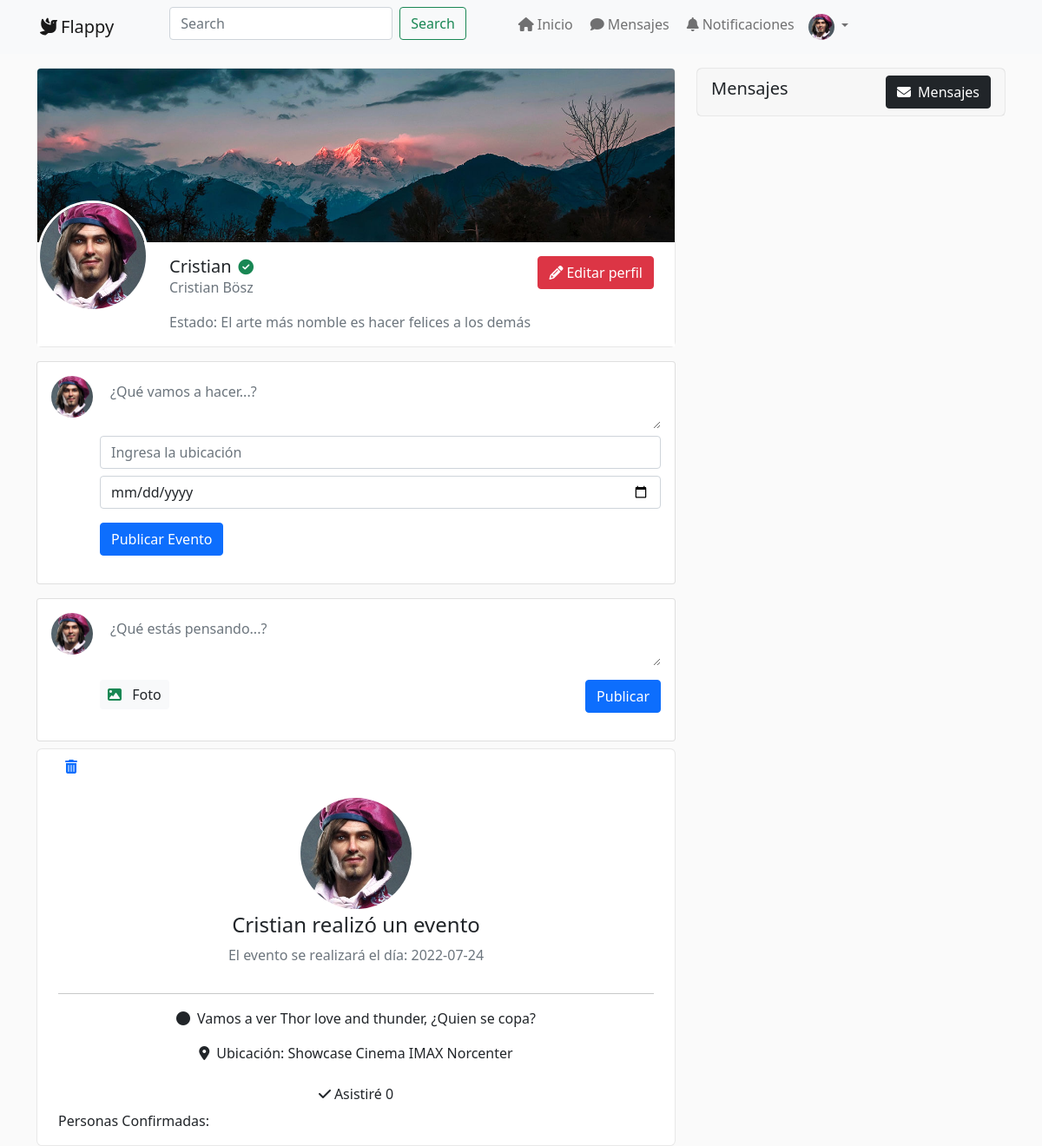
Page /perfil/Cristian (signed in) on the earlier database version.
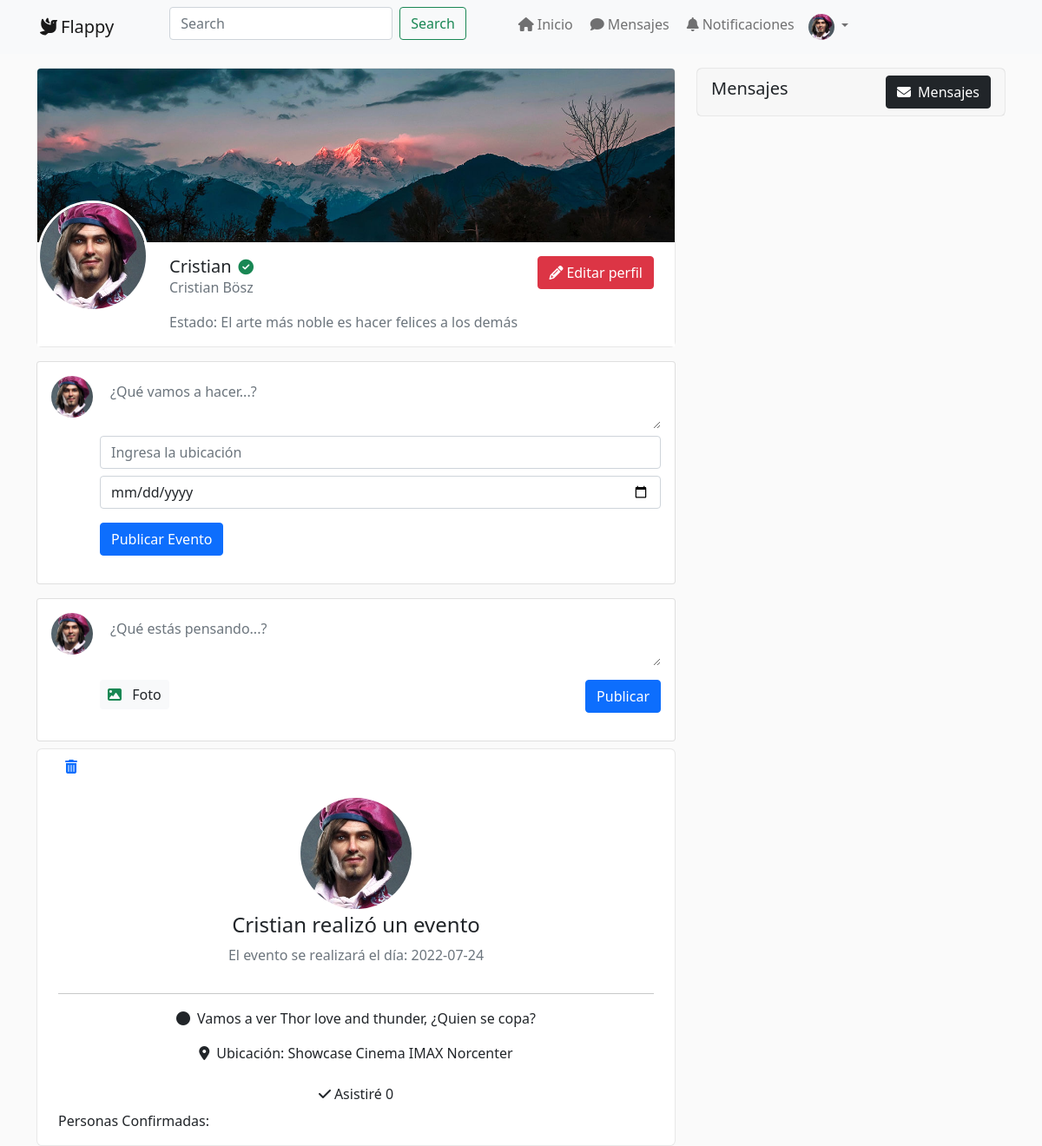
Same page on the later database version.
### tables this page shows
CREATE TABLE IF NOT EXISTS perfil (
  perfil_id INT UNSIGNED NOT NULL AUTO_INCREMENT PRIMARY KEY,
  nombreCompleto VARCHAR(100) NOT NULL,
  fotoPerfil VARCHAR(250) NOT NULL,
  estado VARCHAR(250) NOT NULL,
  usuario_id_fk INT UNSIGNED NOT NULL,
    FOREIGN KEY (usuario_id_fk) REFERENCES usuarios (usuario_id) ON DELETE NO ACTION  ON UPDATE NO ACTION
);

### app/classes/Core.php (called while the page is built, shortened)
<?php
class Core
{
    protected $currentMethod = "index";
    public function __construct()
    {
        $url = $this->getURL();
        if(file_exists("../app/controllers/" . ucwords($url[0]) . ".php")) {
            unset($url[0]);
        }
        $this->currentController = new $this->currentController;
        $this->parameters = $url ? array_values($url) : [];
        call_user_func_array([$this->currentController , $this->currentMethod] , $this->parameters);
    }
    public function getURL() {
        if(isset($_GET["url"])) {
            $url = trim($_GET["url"] , "/");
            $url = filter_var($url , FILTER_SANITIZE_URL);
            $url = explode("/" , $url);
            return $url;
        }
    }
}

### public/index.php (called while the page is built, shortened)
<?php
$init = new Core;

### app/classes/Base.php (called while the page is built, shortened)
<?php
class Base
{
    protected $dbhost = DB_HOST;
    protected $dbname = DB_NAME;
    protected $dbuser = DB_USER;
    protected $dbpass = DB_PASSWORD;
    private $cnx;
    private $stmt;
    public function __construct()
    {
        $dbh = "mysql:host=" . $this->dbhost . ";dbname=" . $this->dbname;
        $options = [
            PDO::ATTR_ERRMODE => true,
            PDO::ATTR_ERRMODE => PDO::ERRMODE_EXCEPTION
        ];
        try {
            $this->cnx = new PDO($dbh, $this->dbuser, $this->dbpass, $options);
            $this->cnx->exec("set names utf8mb4");
        } catch (PDOException $e) {
            $this->error = $e->getMessage();
            echo $this->error;
        }
    }
    public function query($sql)
    {
        return $this->stmt = $this->cnx->prepare($sql);
    }
    public function execute()
    {
        return $this->stmt->execute();
    }
    public function bind($param, $value, $type = null)
    {
        if (is_null($type)) {
            switch (true) {
                default:
                    $type = PDO::PARAM_STR;
                    break;
            }
        }
        return $this->stmt->bindValue($param, $value, $type);
    }
    public function register()
    {
        $this->execute();
        return $this->stmt->fetch(PDO::FETCH_OBJ);
    }
    public function registers()
    {
        $this->execute();
        return $this->stmt->fetchAll(PDO::FETCH_OBJ);
    }
}

### app/model/usuario.php (called while the page is built, shortened)
<?php
class usuario
{
    private $db;
    public function __construct()
    {
        $this->db = new Base;
    }
    public function getUsuario($usuario){
        $this->db->query('SELECT * FROM usuarios WHERE username = :user');
        $this->db->bind(':user', $usuario);
        return $this->db->register();
    }
    public function getPerfil($usuario_id){
        $this->db->query('SELECT * FROM perfil WHERE usuario_id_fk = :id');
        $this->db->bind(':id', $usuario_id);
        return $this->db->register();
    }
    public function getPublicacionesUser($usuario_id) {
        $this->db->query('SELECT P.publicacion_id, P.contenidoPublicacion, P.fotoPublicacion, P.fechaPublicacion, P.num_likes, U.username, U.usuario_id, Per.fotoPerfil
                          FROM publicaciones P
                          INNER JOIN usuarios U ON U.usuario_id = P.usuario_id_fk
                          INNER JOIN perfil Per ON Per.usuario_id_fk = P.usuario_id_fk
                          WHERE P.usuario_id_fk = :id');
        $this->db->bind(':id', $usuario_id);
        return $this->db->registers();
    }
    public function getEventosUser($usuario_id) {
        $this->db->query('SELECT E.evento_id, E.contenidoEvento, E.diaEvento, E.ubicacion, E.num_asistencia, U.username, U.usuario_id, Per.fotoPerfil
                          FROM eventos E
                          INNER JOIN usuarios U ON U.usuario_id = E.usuario_id_fk
                          INNER JOIN perfil Per ON Per.usuario_id_fk = E.usuario_id_fk
                          WHERE E.usuario_id_fk = :id');
        $this->db->bind(':id', $usuario_id);
        return $this->db->registers();
    }
}

### app/view/custom/eventosUsuario.php (the view, shortened to what the changed rows need)
<?php foreach($datos['eventosUser'] as $datosEventos): ?>
    <div class="cardP mt-2 container">
        <?php if ($datosEventos->usuario_id == $_SESSION['logueado']):?>
            <div class="p-2">
                <a href="<?php echo URL_PROJECT ?>/eventos/eliminar/<?php echo $datosEventos->evento_id?>"><i class="fa-solid fa-trash-can"></i></a>
            </div>
        <?php endif ?>
        <div class="text-center pt-3">
            <img src="<?php echo URL_PROJECT . '/' . $datosEventos->fotoPerfil?>" alt="Foto del usuario" class="img-fluid avatar avatar-xxl rounded-circle">
            <h2 class="mt-1 h4"><?=$datosEventos->username ?> realizó un evento</h2>
            <p class="text-muted">El evento se realizará el día: <?=$datosEventos->diaEvento ?></p>
        </div>
        <hr>
        <div class="text-center">
            <p><i class="fa-solid fa-circle me-2"></i><?=$datosEventos->contenidoEvento ?></p>
            <p><i class="fa-solid fa-location-dot me-2"></i>Ubicación: <?=$datosEventos->ubicacion ?></p>
            <div class="text-center">
                <a href="<?php echo URL_PROJECT ?>/eventos/asistir/<?php echo $datosEventos->evento_id . '/' . $_SESSION['logueado'] . '/' . $datosEventos->usuario_id?>"
                    class="btn
                        <?php foreach ($datos['misAsistencias'] as $misAsistUser) {
                            if ($misAsistUser->evento_id_fk == $datosEventos->evento_id) {
                                echo "btn-primary";
                            }
                        }?>">
                    <i class="fa-solid fa-check pe-1"></i>Asistiré <?php echo $datosEventos->num_asistencia  ?>
                    </a>
            </div>
        </div>
        <div>
            <p>Personas Confirmadas:</p>
        </div>
    </div>
<?php endforeach ?>

### app/view/custom/navbar.php (shortened to what the changed rows need)
<nav class="navbar navbar-expand-lg navbar-light bg-light">
  <div class="container">
    <a class="navbar-brand" href="<?php echo URL_PROJECT?>/home"><i class="fa-solid fa-dove mx-1"></i>Flappy</a>
    <div class="collapse navbar-collapse align-items-start" id="navbarSupportedContent">
        <form action="<?= URL_PROJECT ?>/home/buscar" method="POST"  class="d-flex mx-5">
        <input class="form-control me-2" type="search" name="buscar" placeholder="Search" aria-label="Search">
        <button class="btn btn-outline-success" type="submit">Search</button>
      </form>
      <ul class="navbar-nav me-auto mb-2 mb-lg-0 ">
        <li class="nav-item">
          <a class="nav-link" aria-current="page" href="<?php echo URL_PROJECT?>/home">
          <i class="fa-solid fa-house mx-1"></i>Inicio</a>
        </li>
        <li class="nav-item">
          <a class="nav-link" href="<?= URL_PROJECT ?>/mensajes"><i class="fa-solid fa-comment mx-1"></i>Mensajes</a>
        </li>
        <li class="nav-item">
          <a class="nav-link" href="<?= URL_PROJECT ?>/notificaciones"><i class="fa-solid fa-bell mx-1"></i>Notificaciones
        </a>
        </li>
        <li class="nav-item dropdown">
          <a class="nav-link dropdown-toggle" href="#" id="navbarDropdown" role="button" data-bs-toggle="dropdown" aria-expanded="false">
          <img class="rounded-circle img-perfil-nav" src="<?php echo URL_PROJECT . '/' . $datos['perfil']->fotoPerfil?>" alt="foto de perfil de <?= $datos['perfil']->nombreCompleto?>"/>
          </a>
        </li>
      </ul>
    </div>
  </div>
</nav>

### app/view/pages/perfil/perfil.php (shortened to what the changed rows need)
<?php
include_once URL_APP . '/view/custom/header.php';
include_once URL_APP . '/view/custom/navbar.php';
?>
<div class="container mt-3">
    <div class="row">
        <div class="col-lg-8 vstack gap-4">
            <div class="cardP">
            <div class="altoP rounded-top bg-profile"></div>
            <div class="d-sm-flex align-items-start text-center text-sm-start fondo">
                <div>
                    <div class="avatar avatar-xxl mt-n5 mb-3">
                        <img src="<?php echo URL_PROJECT . '/' . $datos['perfil']->fotoPerfil?>" alt="imgPerfil" class="avatar-img rounded-circle border border-white border-3">
                    </div>
                </div>
                <div class="ms-sm-4 mt-sm-3">
                    <h1 class="mb-0 h5"><?= $datos['usuario']->username?><i class="fa-solid fa-circle-check text-success small ms-2"></i></h1>
                    <p class="text-muted"><?= $datos['perfil']->nombreCompleto?></p>
                    <p class="text-muted">Estado: <?= $datos['perfil']->estado?></p>
                </div>
                <div class="d-flex mt-3 justify-content-center ms-sm-auto">
                <?php if ($datos['usuario']->usuario_id == $_SESSION['logueado']) : ?>
                  <button
                  class="btn btn-danger me-4"
                  type="button" data-bs-toggle="modal"
                  data-bs-target="#exampleModal"><i class="fa-solid fa-pencil pe-1"></i>Editar perfil
                </button>
                <?php endif ?>
                </div>
            </div>
            </div>
            <?php if ($datos['usuario']->usuario_id == $_SESSION['logueado']) : ?>
                <?php
                include_once URL_APP . '/view/custom/eventoPerfil.php';
                ?>
            <div class="card card-body mt-3">
                <div class="d-flex mb-3">
                <div class="avatar me-2">
                    <a href="#">
                        <img src="<?php echo URL_PROJECT . '/' . $datos['perfil']->fotoPerfil?>" alt="foto de perfil en publicación de <?= $datos['perfil']->nombreCompleto?>" class="avatar-img rounded-circle">
                    </a>
                </div>
                <form action="<?php echo URL_PROJECT ?>/publicaciones/publicar/<?php echo $datos['usuario']->usuario_id ?>"
                      enctype="multipart/form-data"
                      method="POST"
                      class="w-100">
                    <textarea class="form-control pe-4 border-0" rows="2" id="contenido" name="contenido" placeholder="¿Qué estás pensando...?" style="height: 61px;"></textarea>
                    <label for="subirImg" class="mt-3">
                        <span class="btn bg-light py-1 px-2 mb-0"><i class="fa-solid fa-image text-success pe-2"></i> Foto</span>
                    </label>
                    <button type="submit" class="btn btn-primary float-end mt-3">Publicar</button>
                </form>
                </div>
            </div>
            <?php endif ?>
            <?php
            include_once URL_APP . '/view/custom/eventosUsuario.php';
            ?>
        </div>
        <div class="col-lg-4">
        <?php if ($datos['usuario']->usuario_id == $_SESSION['logueado']) : ?>
            <div class="row">
                <div class="col-md-6 col-lg-12">
                    <div class="cardP fondo">
                        <div class="card-header d-sm-flex justify-content-between align-items-center border-0">
                                <h5 class="card-title">Mensajes</h5>
                                <a class="btn btn-dark" href="<?= URL_PROJECT ?>/mensajes"><i class="fa-solid fa-envelope me-2"></i>Mensajes</a>
                        </div>
                    </div>
                </div>
            </div>
        <?php endif ?>
        </div>
    </div>
</div>
<?php
include_once URL_APP . '/view/custom/footer.php';
?>

### app/view/custom/eventoPerfil.php
<div class="card card-body mt-3">
                <div class="d-flex mb-3">
                <div class="avatar me-2">
                    <a href="#">
                        <img src="<?php echo URL_PROJECT . '/' . $datos['perfil']->fotoPerfil?>" alt="foto de perfil en publicación de <?= $datos['perfil']->nombreCompleto?>" class="avatar-img rounded-circle">
                    </a>
                </div>
                <form action="<?php echo URL_PROJECT ?>/eventos/publicarEvento/<?php echo $datos['usuario']->usuario_id ?>"
                      enctype="multipart/form-data"
                      method="POST"
                      class="w-100">
                    <textarea class="form-control pe-4 border-0" rows="2"  name="contenido" placeholder="¿Qué vamos a hacer...?" style="height: 61px;"></textarea>
                    <input type="text" name="ubicacion" id="ubicacion" class="form-control mt-2" placeholder="Ingresa la ubicación">
                    <input type="date" name="diaEvento" id="diaEvento" class="form-control mt-2">
                    <button type="submit" class="btn btn-primary mt-3">Publicar Evento</button>
                </form>
                </div>
</div>

Differences in the rows shown:
changed perfil "Cristian Bösz": estado "El arte más nomble es hacer felices a los demás" → "El arte más noble es hacer felices a los demás"
